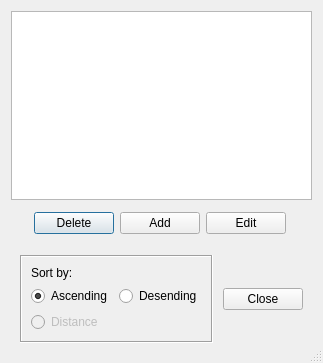
<?xml version="1.0" encoding="UTF-8"?>
<ui version="4.0">
 <class>CongregationWindow</class>
 <widget class="QDialog" name="CongregationWindow">
  <property name="geometry">
   <rect>
    <x>0</x>
    <y>0</y>
    <width>323</width>
    <height>363</height>
   </rect>
  </property>
  <property name="windowTitle">
   <string>Congregations</string>
  </property>
  <property name="layoutDirection">
   <enum>Qt::LeftToRight</enum>
  </property>
  <property name="sizeGripEnabled">
   <bool>true</bool>
  </property>
  <property name="modal">
   <bool>false</bool>
  </property>
  <layout class="QGridLayout" name="gridLayout">
   <item row="0" column="0">
    <widget class="QListWidget" name="list_congregation"/>
   </item>
   <item row="1" column="0">
    <widget class="QFrame" name="frame_2">
     <property name="layoutDirection">
      <enum>Qt::LeftToRight</enum>
     </property>
     <property name="autoFillBackground">
      <bool>false</bool>
     </property>
     <property name="frameShape">
      <enum>QFrame::NoFrame</enum>
     </property>
     <property name="frameShadow">
      <enum>QFrame::Plain</enum>
     </property>
     <layout class="QHBoxLayout" name="horizontalLayout">
      <property name="leftMargin">
       <number>6</number>
      </property>
      <property name="topMargin">
       <number>6</number>
      </property>
      <property name="bottomMargin">
       <number>6</number>
      </property>
      <item>
       <spacer name="horizontalSpacer_2">
        <property name="orientation">
         <enum>Qt::Horizontal</enum>
        </property>
        <property name="sizeHint" stdset="0">
         <size>
          <width>40</width>
          <height>20</height>
         </size>
        </property>
       </spacer>
      </item>
      <item>
       <widget class="QPushButton" name="button_delete">
        <property name="text">
         <string>Delete</string>
        </property>
       </widget>
      </item>
      <item>
       <widget class="QPushButton" name="button_add">
        <property name="text">
         <string>Add</string>
        </property>
       </widget>
      </item>
      <item>
       <widget class="QPushButton" name="button_edit">
        <property name="text">
         <string>Edit</string>
        </property>
       </widget>
      </item>
      <item>
       <spacer name="horizontalSpacer_3">
        <property name="orientation">
         <enum>Qt::Horizontal</enum>
        </property>
        <property name="sizeHint" stdset="0">
         <size>
          <width>40</width>
          <height>20</height>
         </size>
        </property>
       </spacer>
      </item>
     </layout>
    </widget>
   </item>
   <item row="2" column="0">
    <widget class="QFrame" name="frame">
     <property name="layoutDirection">
      <enum>Qt::LeftToRight</enum>
     </property>
     <property name="frameShape">
      <enum>QFrame::NoFrame</enum>
     </property>
     <property name="frameShadow">
      <enum>QFrame::Plain</enum>
     </property>
     <layout class="QGridLayout" name="gridLayout_3">
      <item row="0" column="2">
       <widget class="QPushButton" name="button_close">
        <property name="text">
         <string>Close</string>
        </property>
       </widget>
      </item>
      <item row="0" column="1">
       <spacer name="horizontalSpacer">
        <property name="orientation">
         <enum>Qt::Horizontal</enum>
        </property>
        <property name="sizeHint" stdset="0">
         <size>
          <width>40</width>
          <height>20</height>
         </size>
        </property>
       </spacer>
      </item>
      <item row="0" column="0">
       <widget class="QFrame" name="frame_3">
        <property name="frameShape">
         <enum>QFrame::Box</enum>
        </property>
        <property name="frameShadow">
         <enum>QFrame::Sunken</enum>
        </property>
        <layout class="QGridLayout" name="gridLayout_2">
         <item row="2" column="0">
          <widget class="QRadioButton" name="radioAscending">
           <property name="toolTip">
            <string/>
           </property>
           <property name="whatsThis">
            <string>Sort congregations by alphabetical order.</string>
           </property>
           <property name="text">
            <string>Ascending</string>
           </property>
           <property name="checked">
            <bool>true</bool>
           </property>
          </widget>
         </item>
         <item row="1" column="0">
          <widget class="QLabel" name="label">
           <property name="text">
            <string>Sort by:</string>
           </property>
          </widget>
         </item>
         <item row="4" column="0">
          <widget class="QRadioButton" name="radioDistance">
           <property name="enabled">
            <bool>false</bool>
           </property>
           <property name="toolTip">
            <string>Sort by distance has not been implemented yet.</string>
           </property>
           <property name="text">
            <string>Distance</string>
           </property>
          </widget>
         </item>
         <item row="2" column="1">
          <widget class="QRadioButton" name="radioDesending">
           <property name="toolTip">
            <string/>
           </property>
           <property name="whatsThis">
            <string>Sort congregations by reverse alphabetical order.</string>
           </property>
           <property name="text">
            <string>Desending</string>
           </property>
          </widget>
         </item>
        </layout>
       </widget>
      </item>
     </layout>
    </widget>
   </item>
  </layout>
 </widget>
 <tabstops>
  <tabstop>button_add</tabstop>
  <tabstop>button_edit</tabstop>
  <tabstop>button_delete</tabstop>
  <tabstop>radioAscending</tabstop>
  <tabstop>button_close</tabstop>
  <tabstop>list_congregation</tabstop>
 </tabstops>
 <resources/>
 <connections>
  <connection>
   <sender>button_close</sender>
   <signal>clicked()</signal>
   <receiver>CongregationWindow</receiver>
   <slot>close()</slot>
   <hints>
    <hint type="sourcelabel">
     <x>420</x>
     <y>293</y>
    </hint>
    <hint type="destinationlabel">
     <x>288</x>
     <y>164</y>
    </hint>
   </hints>
  </connection>
 </connections>
</ui>
